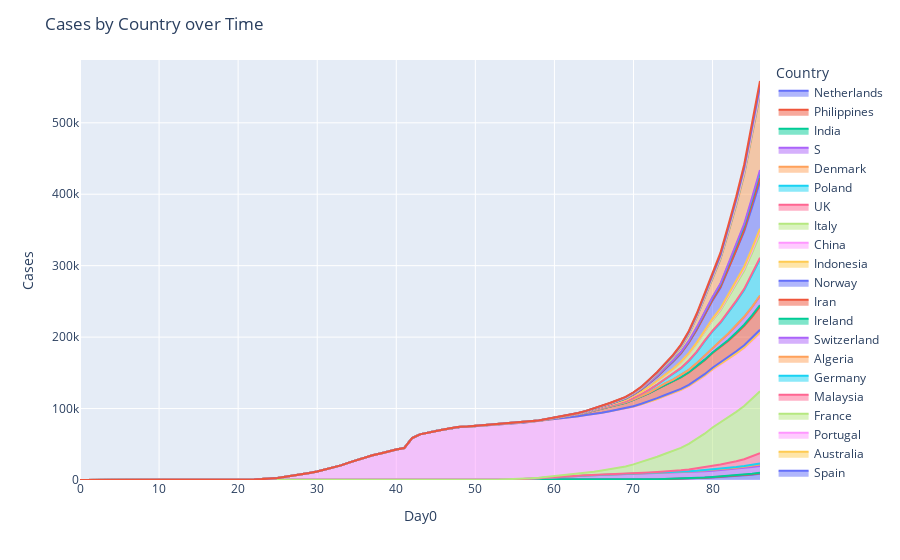
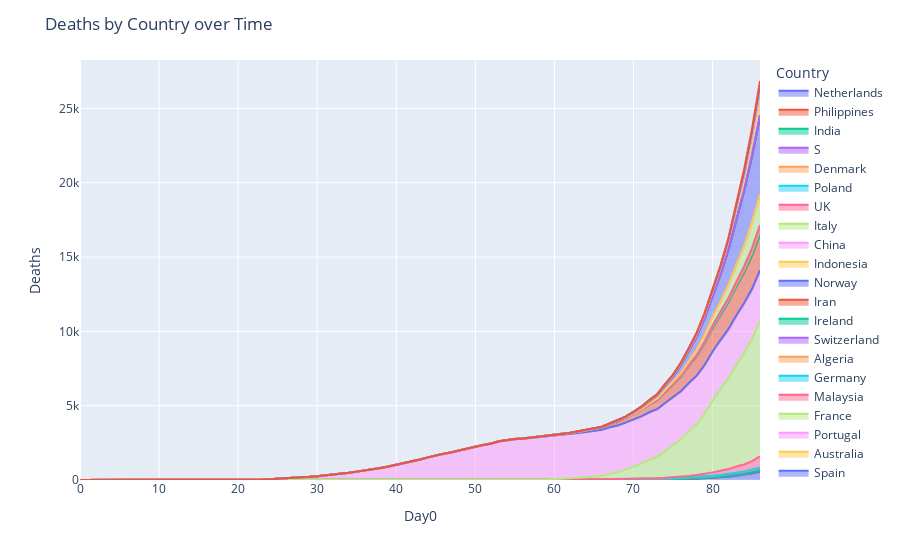
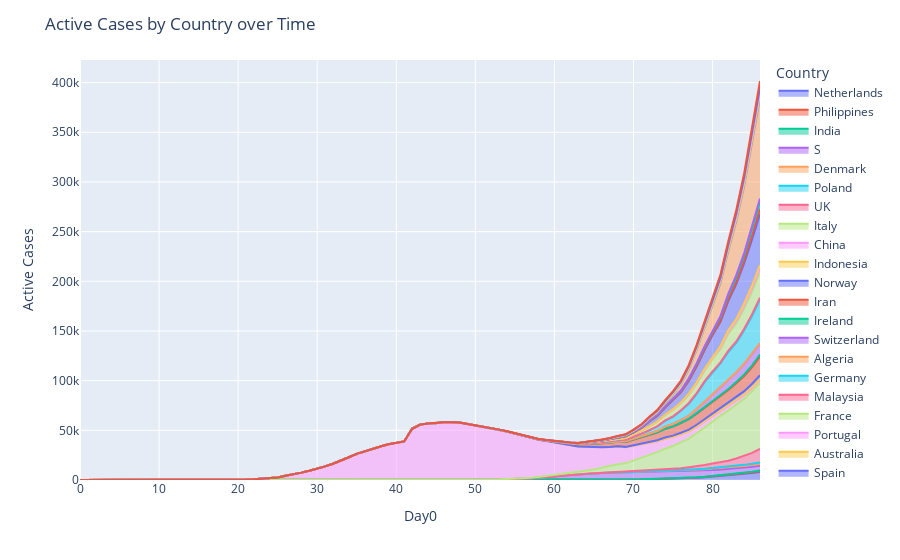
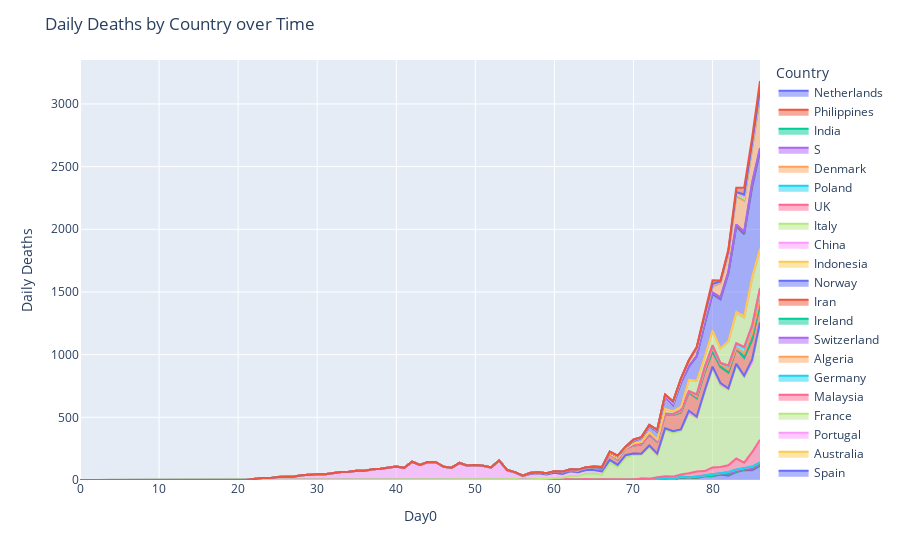

Notebook source saved alongside these figures, in order:
### Markdown cell above
# Area Chart

### Code cell
for col in ['Cases', 'Deaths','Active Cases','Daily Deaths','NewCasesLastWeek','NewDeathsLastWeek']:
    
    fig = px.area(df, x="Day0", y=col, color="Country",)
    fig.update_layout(title=col+' by Country over Time')
    fig.show()
